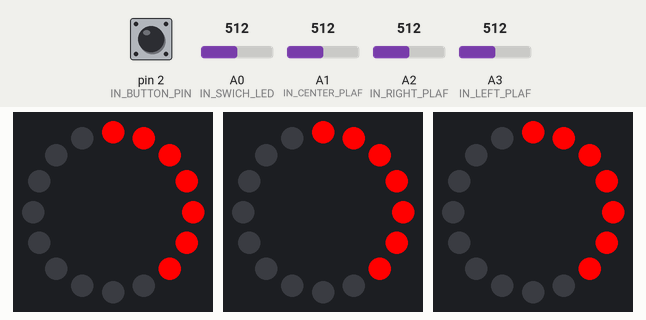
Simulated run of this sketch. Board: Arduino Uno, built with avr-gcc and run on an emulated ATmega328P. Shown: 3 × 16 RGB LEDs in a ring, first at the top, clockwise. Inputs (shaded band) come from the test bench; at power-on: A1 (IN_CENTER_PLAF) = 512, A2 (IN_RIGHT_PLAF) = 512, A3 (IN_LEFT_PLAF) = 512, pin 2 (IN_BUTTON_PIN) HIGH, A0 (IN_SWICH_LED) = 512. What the sketch prints to the serial monitor is not drawn.

Above: at 5.67 s.
5.7 s: A1 (IN_CENTER_PLAF) set to 106
7.7 s: A1 (IN_CENTER_PLAF) set to 91
At 9.32 s:
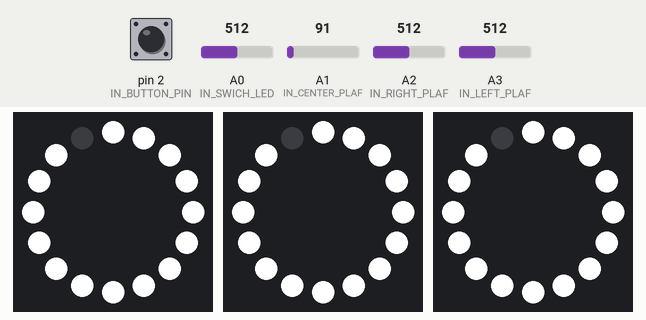
9.5 s: A1 (IN_CENTER_PLAF) set to 110
At 9.65 s:
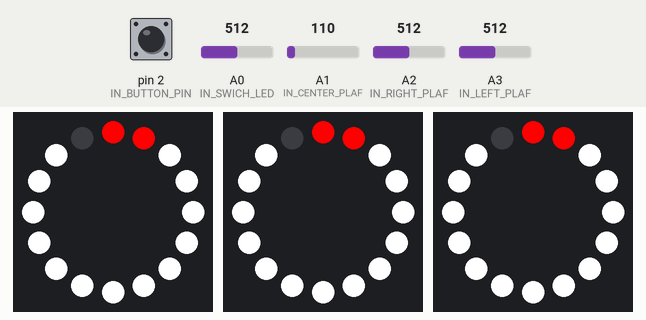
11.0 s: A2 (IN_RIGHT_PLAF) set to 111
12.5 s: A2 (IN_RIGHT_PLAF) set to 88
At 14.1 s:
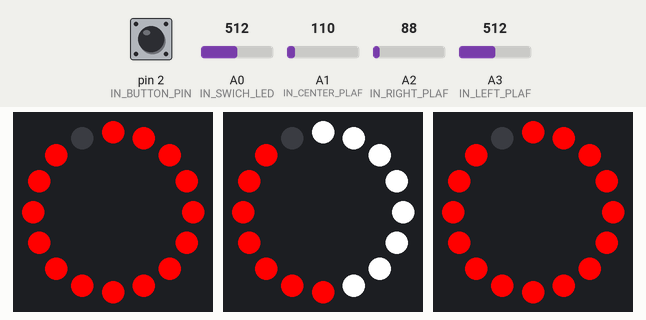
14.4 s: A3 (IN_LEFT_PLAF) set to 107
15.9 s: A3 (IN_LEFT_PLAF) set to 90
At 18.0 s:
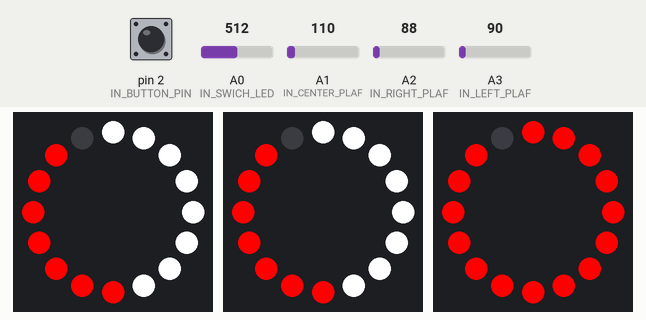
Timing chart, 0 to 18.8 s (numbered marks = the images above; inputs shaded):
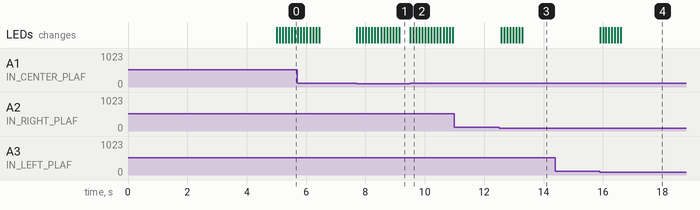

Measured:
- the behaviour switches between 100 and 99 on A1 (IN_CENTER_PLAF) (found by bisection; images 0 and 1)
- the behaviour switches between 100 and 99 on A2 (IN_RIGHT_PLAF) (found by bisection; images 2 and 3)
- the behaviour switches between 100 and 99 on A3 (IN_LEFT_PLAF) (found by bisection; images 3 and 4)
- after the input at 7.7 s, the LEDs: first change at once (image 1 shows a later state)
- after the input at 9.5 s, the LEDs: first change at once (image 2 shows a later state)
- after the input at 11.0 s, every drawn part: stays the same
- after the input at 12.5 s, the LEDs: first change after 0.08 s (image 3 shows a later state)
- after the input at 14.4 s, every drawn part: stays the same
- after the input at 15.9 s, the LEDs: first change at once (image 4 shows a later state)

The sketch:

led_liting_carV2.ino
```cpp
 #include <Adafruit_NeoPixel.h> // подключаем библиотеку
#define IN_LEFT_PLAF A3
#define IN_RIGHT_PLAF A2
#define IN_CENTER_PLAF A1
#define IN_SWICH_LED A0
#define IN_BUTTON_PIN 2

#define LED_LEFT_SEAT 3
#define LED_RIGHT_SEAT 4
#define LED_BACK_SEAT 5
#define DC_POWER 13
//#define LED_BACK_SEAT2 12
String currentStateInput;
int state = 1;
String temp = "";
unsigned long timing;

#define PIN  3              // указываем пин для подключения ленты
#define NUMPIXELS 16  // указываем количество светодиодов в ленте


// создаем объект strip с нужными характеристиками
Adafruit_NeoPixel strip1 (NUMPIXELS, LED_LEFT_SEAT, NEO_GRB + NEO_KHZ800);
Adafruit_NeoPixel strip2 (NUMPIXELS, LED_RIGHT_SEAT, NEO_GRB + NEO_KHZ800);
Adafruit_NeoPixel strip3 (NUMPIXELS, LED_BACK_SEAT, NEO_GRB + NEO_KHZ800);

void setup() {
   Serial.begin(9600);
   Serial.println("HI");
   strip1.begin();                     // инициализируем ленту
   strip2.begin();
   strip3.begin();
//   strip.setBrightness(255);  // указываем яркость светодиодов (максимум 255)

   pinMode(IN_LEFT_PLAF,INPUT);
   pinMode(IN_RIGHT_PLAF,INPUT);
   pinMode(IN_CENTER_PLAF,INPUT);
   pinMode(IN_SWICH_LED,INPUT);
   pinMode(IN_BUTTON_PIN,INPUT_PULLUP);

   pinMode(LED_LEFT_SEAT,OUTPUT);
   pinMode(LED_RIGHT_SEAT,OUTPUT);
   pinMode(LED_BACK_SEAT,OUTPUT);
   pinMode(DC_POWER,OUTPUT);

  temp = LedPlafInput(IN_LEFT_PLAF,IN_RIGHT_PLAF, IN_CENTER_PLAF,IN_SWICH_LED,IN_BUTTON_PIN);

}

void loop() {

switch (state) {
    case 1:
      //выполняется когда  var равно 1 если изменяется переменная currentStateInput то заходим в кейс 2 или в случае глюка по таймингу вызывается процедура на второй кейс

      currentStateInput = LedPlafInput(IN_LEFT_PLAF,IN_RIGHT_PLAF, IN_CENTER_PLAF,IN_SWICH_LED,IN_BUTTON_PIN);

//      Serial.println(currentStateInput[4]);
      if (temp != currentStateInput){
        temp = currentStateInput;
        state = 2;
      }

      if (millis() - timing > 5000){ // Вместо 10000 подставьте нужное вам значение паузы
        timing = millis();
        //Serial.println ("10 seconds");
        temp = currentStateInput;
        state = 2;
      }
      break;

    case 2:
    currentStateInput = LedPlafInput(IN_LEFT_PLAF,IN_RIGHT_PLAF, IN_CENTER_PLAF,IN_SWICH_LED,IN_BUTTON_PIN);

      //выполняется, когда var равно 2
//     Serial.println("change state");
      if(currentStateInput[2] == '1'){ //включается центральный плафон


         for(int i=0; i<15; i++){
             strip1.setPixelColor(i, strip1.Color(255, 255, 255));   // включаем белый цвет слева
             strip2.setPixelColor(i, strip2.Color(255, 255, 255));   // включаем белый цвет справа
             strip3.setPixelColor(i, strip3.Color(255, 255, 255));   // включаем белый цвет сзади
             strip1.show();   // отправляем сигнал на ленту
             strip2.show();   // отправляем сигнал на ленту
             strip3.show();   // отправляем сигнал на ленту
             delay(100);
        }
       }

       if( (currentStateInput[3] == '1')&&(currentStateInput[2] == '0')&&(currentStateInput[0] == '0')&&(currentStateInput[1] == '0')&&(currentStateInput[4] == '1') ){ //включются габариты и выключается центральный,левый,правый плафон


          for(int i=0; i<15; i++){
             strip1.setPixelColor(i, strip1.Color(255, 0, 0));   // включаем красный цвет слева
             strip2.setPixelColor(i, strip2.Color(255, 0, 0));   // включаем красный цвет справа
             strip3.setPixelColor(i, strip3.Color(255, 0, 0));   // включаем белый цвет сзади
             strip1.show();   // отправляем сигнал на ленту
             strip2.show();   // отправляем сигнал на ленту
             strip3.show();   // отправляем сигнал на ленту
             delay(100);
          }


        }

         if( (currentStateInput[3] == '0')&&(currentStateInput[2] == '0')&&(currentStateInput[0] == '0')&& (currentStateInput[1] == '0') ){ //включются габариты и выключается центральный,левый,правый плафон
          for(int i=0; i<15; i++){
             strip1.setPixelColor(i, strip1.Color(0, 0, 0));   // включаем красный цвет слева
             strip2.setPixelColor(i, strip2.Color(0, 0, 0));   // включаем красный цвет справа
             strip3.setPixelColor(i, strip3.Color(0, 0, 0));   // включаем белый цвет сзади
             strip1.show();   // отправляем сигнал на ленту
             strip2.show();   // отправляем сигнал на ленту
             strip3.show();   // отправляем сигнал на ленту
             delay(100);
          }
        }

        if( (currentStateInput[0] == '1') && (currentStateInput[2] == '0') ){ //включается левый плафон и габариты и не горит центральный плафон
           for(int i=0; i<8; i++){
             strip1.setPixelColor(i, strip1.Color(255, 255, 255));   // включаем белый цвет спереди слева
             strip1.show();   // отправляем сигнал на ленту
             delay(100);
           }
        }


        if( (currentStateInput[1] == '1')&& (currentStateInput[2] == '0') ){ //включается правый плафон и габариты и не горит центральный плафон
          for(int i=0; i<8; i++){
               strip2.setPixelColor(i, strip2.Color(255, 255, 255));   // включаем белый цвет спереди справа
               strip2.show();   // отправляем сигнал на ленту
               delay(100);
          }
        }

//        if(currentStateInput[4] == '1'){
//
//        }

    state = 1;
      break;


//    default:
      // выполняется, если не выбрана ни одна альтернатива
      // default необязателен
  }

  if(digitalRead(IN_BUTTON_PIN)==LOW){

    }


//  if(digitalRead(BUTTON_PIN)==LOW){
//    for(int i=0; i<8; i++){
//      strip.setPixelColor(i, strip.Color(255, 255, 255));   // включаем красный цвет на 1 светодиоде
//      strip.show();   // отправляем сигнал на ленту
//      delay(100);
//    }
//  }else{
//   for(int i=0; i<8; i++){
//      strip.setPixelColor(i, strip.Color(255, 0, 0));   // включаем красный цвет на 1 светодиоде
//      strip.show();   // отправляем сигнал на ленту
//      delay(100);
//   }
//
//  }
//  strip.clear();   // выключаем все светодиоды


}

String LedPlafInput(int left, int right, int center, int swich, int button){
      int limit = 100;
      String result = "0";
      String val1, val2, val3, val4, val5 = "";
      if (analogRead(left) < limit){ //плафоны притянуты к плюсу
      val1 = "1";
      }else{val1 = "0";  }

      if (analogRead(right) < limit){
      val2 = "1" ;
      }else{val2 = "0";}

      if (analogRead(center) < limit){
      val3 = "1" ;
      }else{val3 = "0";}

      if (analogRead(swich) > limit){
      val4 = "1" ;
      }else{val4 = "0" ;  }

      if (digitalRead(button) == HIGH){
      val5 = "1" ;
      }else{val5 = "0" ;  }

  return (String)val1+val2+val3+val4+val5;

}
```
